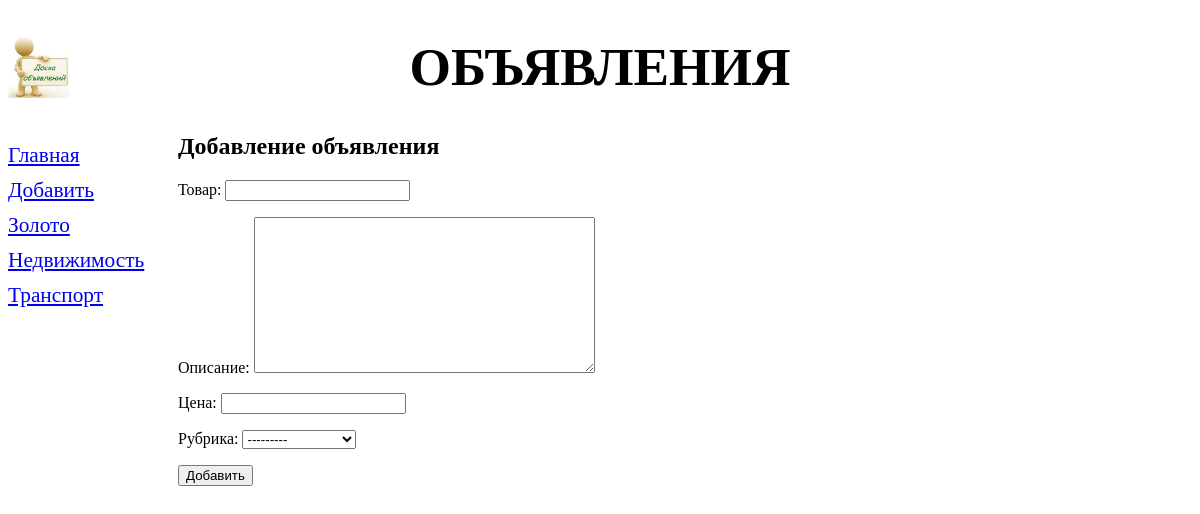
The page /bboard/add/ on the database its author committed.
### bboard/models.py (models this page shows)
class Rubric(models.Model):
    name = models.CharField(max_length=20, db_index=True, verbose_name='Название')
    def __str__(self):
        return self.name
    class Meta:
        verbose_name_plural = 'Рубрики'
        verbose_name = 'Рубрика'
        ordering = ['name']

### bboard/views.py (the view)
# urls.py: path('add/', BdCreateView.as_view(), name='add'),
class BdCreateView(CreateView):
    template_name = 'bboard/create.html'
    form_class = BdForm
    success_url = '/bboard/'
    def get_context_data(self, **kwargs):
        context = super().get_context_data(**kwargs)
        context['rubrics'] = Rubric.objects.all()
        return context

### bboard/forms.py
class BdForm(ModelForm):
    class Meta:
        model = Bd
        fields = ('title', 'content', 'price', 'rubric')

### bboard/templates/bboard/create.html (shortened to what this page needs)
{% extends "layout/basic.html" %}
{% block content %}
    <h2>Добавление объявления</h2>
    <form method="post">
        {{ form.as_p }}
        <input type="submit" value="Добавить">
    </form>
{% endblock %}

### bboard/templates/layout/basic.html (shortened to what this page needs)
{% load static %}
<!DOCTYPE html>
<html>
    <head>
        <link rel="stylesheet" type="text/css" href="{% static 'bboard/style.css'%}">
    </head>
    <body>
        <header>
            <h1>Объявления</h1>
        </header>
        <nav>
            <a href="{% url 'index' %}">Главная</a>
            <a href="{% url 'add' %}">Добавить</a>
            {% for rubric in rubrics %}
            <a href="{% url 'by_rubric' rubric.pk %}">{{rubric.name}}</a>
            {% endfor %}
        </nav>
        <section>
            {% block content %}
            {% endblock %}
        </section>
    </body>
</html>

### bboard/static/bboard/style.css (style rules this page uses)
header h1 { font-size: 40pt; text-transform: uppercase; text-align: center; background: url("images.jpeg") left / auto 100% no-repeat; }
nav { font-size: 16pt; width: 150px; float: left; }
nav a { display: block; margin: 10px 0px; }
section { margin-left: 170px; }

### rows shown on the page
Rubric: name "Золото"
Rubric: name "Недвижимость"
Rubric: name "Транспорт"
